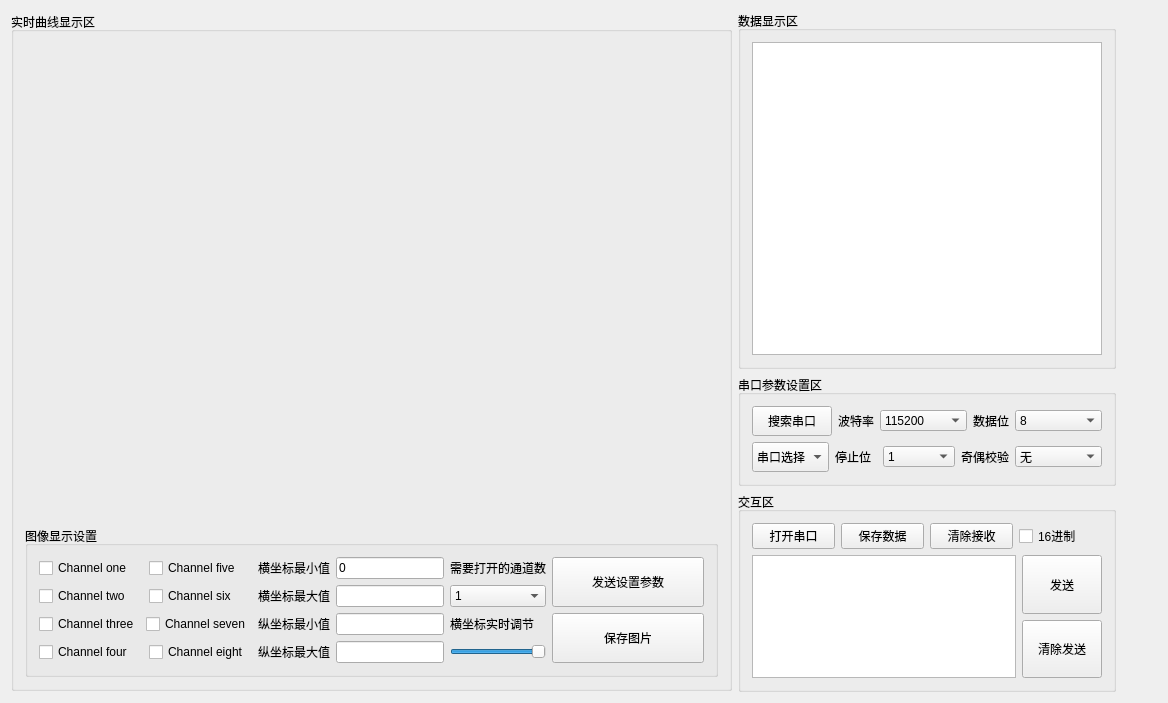
<?xml version="1.0" encoding="UTF-8"?>
<ui version="4.0">
 <class>MyWidget</class>
 <widget class="QWidget" name="MyWidget">
  <property name="geometry">
   <rect>
    <x>0</x>
    <y>0</y>
    <width>1168</width>
    <height>703</height>
   </rect>
  </property>
  <property name="sizePolicy">
   <sizepolicy hsizetype="Expanding" vsizetype="Expanding">
    <horstretch>0</horstretch>
    <verstretch>0</verstretch>
   </sizepolicy>
  </property>
  <property name="minimumSize">
   <size>
    <width>0</width>
    <height>0</height>
   </size>
  </property>
  <property name="maximumSize">
   <size>
    <width>1168</width>
    <height>703</height>
   </size>
  </property>
  <property name="windowTitle">
   <string>L助手</string>
  </property>
  <property name="windowIcon">
   <iconset resource="resource.qrc">
    <normaloff>:/new/prefix1/myserialport.ico</normaloff>:/new/prefix1/myserialport.ico</iconset>
  </property>
  <layout class="QFormLayout" name="formLayout">
   <item row="0" column="0">
    <layout class="QHBoxLayout" name="horizontalLayout_5">
     <item>
      <widget class="QGroupBox" name="groupBox">
       <property name="sizePolicy">
        <sizepolicy hsizetype="Expanding" vsizetype="Expanding">
         <horstretch>0</horstretch>
         <verstretch>0</verstretch>
        </sizepolicy>
       </property>
       <property name="minimumSize">
        <size>
         <width>721</width>
         <height>679</height>
        </size>
       </property>
       <property name="maximumSize">
        <size>
         <width>721</width>
         <height>679</height>
        </size>
       </property>
       <property name="title">
        <string>实时曲线显示区</string>
       </property>
       <layout class="QVBoxLayout" name="verticalLayout_9">
        <item>
         <layout class="QVBoxLayout" name="verticalLayout_4">
          <item>
           <widget class="QCustomPlot" name="plotwidget" native="true">
            <property name="sizePolicy">
             <sizepolicy hsizetype="Expanding" vsizetype="Expanding">
              <horstretch>0</horstretch>
              <verstretch>0</verstretch>
             </sizepolicy>
            </property>
            <property name="minimumSize">
             <size>
              <width>600</width>
              <height>480</height>
             </size>
            </property>
            <property name="maximumSize">
             <size>
              <width>861</width>
              <height>711</height>
             </size>
            </property>
           </widget>
          </item>
          <item>
           <widget class="QGroupBox" name="groupBox_5">
            <property name="sizePolicy">
             <sizepolicy hsizetype="Expanding" vsizetype="Expanding">
              <horstretch>0</horstretch>
              <verstretch>0</verstretch>
             </sizepolicy>
            </property>
            <property name="title">
             <string>图像显示设置</string>
            </property>
            <layout class="QVBoxLayout" name="verticalLayout_16">
             <item>
              <layout class="QHBoxLayout" name="horizontalLayout_16">
               <item>
                <layout class="QHBoxLayout" name="horizontalLayout_15">
                 <item>
                  <layout class="QHBoxLayout" name="horizontalLayout_14">
                   <item>
                    <layout class="QVBoxLayout" name="verticalLayout_10">
                     <item>
                      <layout class="QHBoxLayout" name="horizontalLayout_6">
                       <item>
                        <widget class="QCheckBox" name="ChannelonecheckBox">
                         <property name="sizePolicy">
                          <sizepolicy hsizetype="Expanding" vsizetype="Expanding">
                           <horstretch>0</horstretch>
                           <verstretch>0</verstretch>
                          </sizepolicy>
                         </property>
                         <property name="text">
                          <string>Channel one</string>
                         </property>
                        </widget>
                       </item>
                       <item>
                        <widget class="QCheckBox" name="ChannelfivecheckBox">
                         <property name="sizePolicy">
                          <sizepolicy hsizetype="Expanding" vsizetype="Expanding">
                           <horstretch>0</horstretch>
                           <verstretch>0</verstretch>
                          </sizepolicy>
                         </property>
                         <property name="text">
                          <string>Channel five</string>
                         </property>
                        </widget>
                       </item>
                      </layout>
                     </item>
                     <item>
                      <layout class="QHBoxLayout" name="horizontalLayout_7">
                       <item>
                        <widget class="QCheckBox" name="ChanneltwocheckBox">
                         <property name="sizePolicy">
                          <sizepolicy hsizetype="Expanding" vsizetype="Expanding">
                           <horstretch>0</horstretch>
                           <verstretch>0</verstretch>
                          </sizepolicy>
                         </property>
                         <property name="text">
                          <string>Channel two</string>
                         </property>
                        </widget>
                       </item>
                       <item>
                        <widget class="QCheckBox" name="ChannelsixcheckBox">
                         <property name="sizePolicy">
                          <sizepolicy hsizetype="Expanding" vsizetype="Expanding">
                           <horstretch>0</horstretch>
                           <verstretch>0</verstretch>
                          </sizepolicy>
                         </property>
                         <property name="text">
                          <string>Channel six</string>
                         </property>
                        </widget>
                       </item>
                      </layout>
                     </item>
                     <item>
                      <layout class="QHBoxLayout" name="horizontalLayout_8">
                       <item>
                        <widget class="QCheckBox" name="ChannelthreecheckBox">
                         <property name="sizePolicy">
                          <sizepolicy hsizetype="Expanding" vsizetype="Expanding">
                           <horstretch>0</horstretch>
                           <verstretch>0</verstretch>
                          </sizepolicy>
                         </property>
                         <property name="text">
                          <string>Channel three</string>
                         </property>
                        </widget>
                       </item>
                       <item>
                        <widget class="QCheckBox" name="ChannelsevencheckBox">
                         <property name="sizePolicy">
                          <sizepolicy hsizetype="Expanding" vsizetype="Expanding">
                           <horstretch>0</horstretch>
                           <verstretch>0</verstretch>
                          </sizepolicy>
                         </property>
                         <property name="text">
                          <string>Channel seven</string>
                         </property>
                        </widget>
                       </item>
                      </layout>
                     </item>
                     <item>
                      <layout class="QHBoxLayout" name="horizontalLayout_9">
                       <item>
                        <widget class="QCheckBox" name="ChannelfourcheckBox">
                         <property name="sizePolicy">
                          <sizepolicy hsizetype="Expanding" vsizetype="Expanding">
                           <horstretch>0</horstretch>
                           <verstretch>0</verstretch>
                          </sizepolicy>
                         </property>
                         <property name="text">
                          <string>Channel four</string>
                         </property>
                        </widget>
                       </item>
                       <item>
                        <widget class="QCheckBox" name="ChanneleightcheckBox">
                         <property name="sizePolicy">
                          <sizepolicy hsizetype="Expanding" vsizetype="Expanding">
                           <horstretch>0</horstretch>
                           <verstretch>0</verstretch>
                          </sizepolicy>
                         </property>
                         <property name="text">
                          <string>Channel eight</string>
                         </property>
                        </widget>
                       </item>
                      </layout>
                     </item>
                    </layout>
                   </item>
                   <item>
                    <layout class="QVBoxLayout" name="verticalLayout_12">
                     <item>
                      <layout class="QHBoxLayout" name="horizontalLayout_10">
                       <item>
                        <widget class="QLabel" name="label_6">
                         <property name="sizePolicy">
                          <sizepolicy hsizetype="Expanding" vsizetype="Expanding">
                           <horstretch>0</horstretch>
                           <verstretch>0</verstretch>
                          </sizepolicy>
                         </property>
                         <property name="text">
                          <string>横坐标最小值</string>
                         </property>
                        </widget>
                       </item>
                       <item>
                        <widget class="QLineEdit" name="lineEdit">
                         <property name="sizePolicy">
                          <sizepolicy hsizetype="Expanding" vsizetype="Expanding">
                           <horstretch>0</horstretch>
                           <verstretch>0</verstretch>
                          </sizepolicy>
                         </property>
                         <property name="text">
                          <string>0</string>
                         </property>
                         <property name="readOnly">
                          <bool>true</bool>
                         </property>
                        </widget>
                       </item>
                      </layout>
                     </item>
                     <item>
                      <layout class="QHBoxLayout" name="horizontalLayout_11">
                       <item>
                        <widget class="QLabel" name="label_7">
                         <property name="sizePolicy">
                          <sizepolicy hsizetype="Expanding" vsizetype="Expanding">
                           <horstretch>0</horstretch>
                           <verstretch>0</verstretch>
                          </sizepolicy>
                         </property>
                         <property name="text">
                          <string>横坐标最大值</string>
                         </property>
                        </widget>
                       </item>
                       <item>
                        <widget class="QLineEdit" name="xAxismaxlineEdit">
                         <property name="sizePolicy">
                          <sizepolicy hsizetype="Expanding" vsizetype="Expanding">
                           <horstretch>0</horstretch>
                           <verstretch>0</verstretch>
                          </sizepolicy>
                         </property>
                        </widget>
                       </item>
                      </layout>
                     </item>
                     <item>
                      <layout class="QHBoxLayout" name="horizontalLayout_12">
                       <item>
                        <widget class="QLabel" name="label_8">
                         <property name="sizePolicy">
                          <sizepolicy hsizetype="Expanding" vsizetype="Expanding">
                           <horstretch>0</horstretch>
                           <verstretch>0</verstretch>
                          </sizepolicy>
                         </property>
                         <property name="text">
                          <string>纵坐标最小值</string>
                         </property>
                        </widget>
                       </item>
                       <item>
                        <widget class="QLineEdit" name="yAxisminlineEdit">
                         <property name="sizePolicy">
                          <sizepolicy hsizetype="Expanding" vsizetype="Expanding">
                           <horstretch>0</horstretch>
                           <verstretch>0</verstretch>
                          </sizepolicy>
                         </property>
                        </widget>
                       </item>
                      </layout>
                     </item>
                     <item>
                      <layout class="QHBoxLayout" name="horizontalLayout_13">
                       <item>
                        <widget class="QLabel" name="label_9">
                         <property name="sizePolicy">
                          <sizepolicy hsizetype="Expanding" vsizetype="Expanding">
                           <horstretch>0</horstretch>
                           <verstretch>0</verstretch>
                          </sizepolicy>
                         </property>
                         <property name="text">
                          <string>纵坐标最大值</string>
                         </property>
                        </widget>
                       </item>
                       <item>
                        <widget class="QLineEdit" name="yAxismaxlineEdit">
                         <property name="sizePolicy">
                          <sizepolicy hsizetype="Expanding" vsizetype="Expanding">
                           <horstretch>0</horstretch>
                           <verstretch>0</verstretch>
                          </sizepolicy>
                         </property>
                        </widget>
                       </item>
                      </layout>
                     </item>
                    </layout>
                   </item>
                  </layout>
                 </item>
                 <item>
                  <layout class="QVBoxLayout" name="verticalLayout_14">
                   <item>
                    <layout class="QVBoxLayout" name="verticalLayout_11">
                     <item>
                      <widget class="QLabel" name="label_5">
                       <property name="sizePolicy">
                        <sizepolicy hsizetype="Expanding" vsizetype="Expanding">
                         <horstretch>0</horstretch>
                         <verstretch>0</verstretch>
                        </sizepolicy>
                       </property>
                       <property name="text">
                        <string>需要打开的通道数</string>
                       </property>
                      </widget>
                     </item>
                     <item>
                      <widget class="QComboBox" name="ChannelnumcomboBox">
                       <property name="sizePolicy">
                        <sizepolicy hsizetype="Expanding" vsizetype="Expanding">
                         <horstretch>0</horstretch>
                         <verstretch>0</verstretch>
                        </sizepolicy>
                       </property>
                       <item>
                        <property name="text">
                         <string>1</string>
                        </property>
                       </item>
                       <item>
                        <property name="text">
                         <string>2</string>
                        </property>
                       </item>
                       <item>
                        <property name="text">
                         <string>3</string>
                        </property>
                       </item>
                       <item>
                        <property name="text">
                         <string>4</string>
                        </property>
                       </item>
                       <item>
                        <property name="text">
                         <string>5</string>
                        </property>
                       </item>
                       <item>
                        <property name="text">
                         <string>6</string>
                        </property>
                       </item>
                       <item>
                        <property name="text">
                         <string>7</string>
                        </property>
                       </item>
                       <item>
                        <property name="text">
                         <string>8</string>
                        </property>
                       </item>
                      </widget>
                     </item>
                    </layout>
                   </item>
                   <item>
                    <layout class="QVBoxLayout" name="verticalLayout_13">
                     <item>
                      <widget class="QLabel" name="label_10">
                       <property name="sizePolicy">
                        <sizepolicy hsizetype="Expanding" vsizetype="Expanding">
                         <horstretch>0</horstretch>
                         <verstretch>0</verstretch>
                        </sizepolicy>
                       </property>
                       <property name="text">
                        <string>横坐标实时调节</string>
                       </property>
                      </widget>
                     </item>
                     <item>
                      <widget class="QSlider" name="xAxisrangehorizontalSlider">
                       <property name="sizePolicy">
                        <sizepolicy hsizetype="Expanding" vsizetype="Expanding">
                         <horstretch>0</horstretch>
                         <verstretch>0</verstretch>
                        </sizepolicy>
                       </property>
                       <property name="maximum">
                        <number>100</number>
                       </property>
                       <property name="value">
                        <number>100</number>
                       </property>
                       <property name="orientation">
                        <enum>Qt::Horizontal</enum>
                       </property>
                      </widget>
                     </item>
                    </layout>
                   </item>
                  </layout>
                 </item>
                </layout>
               </item>
               <item>
                <layout class="QVBoxLayout" name="verticalLayout_15">
                 <item>
                  <widget class="QPushButton" name="sendcurvedatapushButton">
                   <property name="sizePolicy">
                    <sizepolicy hsizetype="Expanding" vsizetype="Expanding">
                     <horstretch>0</horstretch>
                     <verstretch>0</verstretch>
                    </sizepolicy>
                   </property>
                   <property name="text">
                    <string>发送设置参数</string>
                   </property>
                  </widget>
                 </item>
                 <item>
                  <widget class="QPushButton" name="savepicturepushButton">
                   <property name="sizePolicy">
                    <sizepolicy hsizetype="Expanding" vsizetype="Expanding">
                     <horstretch>0</horstretch>
                     <verstretch>0</verstretch>
                    </sizepolicy>
                   </property>
                   <property name="text">
                    <string>保存图片</string>
                   </property>
                  </widget>
                 </item>
                </layout>
               </item>
              </layout>
             </item>
            </layout>
           </widget>
          </item>
         </layout>
        </item>
       </layout>
      </widget>
     </item>
     <item>
      <layout class="QVBoxLayout" name="verticalLayout_8">
       <item>
        <widget class="QGroupBox" name="groupBox_2">
         <property name="sizePolicy">
          <sizepolicy hsizetype="Expanding" vsizetype="Expanding">
           <horstretch>0</horstretch>
           <verstretch>0</verstretch>
          </sizepolicy>
         </property>
         <property name="title">
          <string>数据显示区</string>
         </property>
         <layout class="QVBoxLayout" name="verticalLayout_5">
          <item>
           <widget class="QPlainTextEdit" name="NumDisplayplainTextEdit">
            <property name="minimumSize">
             <size>
              <width>300</width>
              <height>100</height>
             </size>
            </property>
            <property name="maximumSize">
             <size>
              <width>617</width>
              <height>422</height>
             </size>
            </property>
            <property name="tabChangesFocus">
             <bool>false</bool>
            </property>
            <property name="readOnly">
             <bool>true</bool>
            </property>
            <property name="backgroundVisible">
             <bool>false</bool>
            </property>
            <property name="centerOnScroll">
             <bool>false</bool>
            </property>
           </widget>
          </item>
         </layout>
        </widget>
       </item>
       <item>
        <widget class="QGroupBox" name="groupBox_3">
         <property name="sizePolicy">
          <sizepolicy hsizetype="Expanding" vsizetype="Expanding">
           <horstretch>0</horstretch>
           <verstretch>0</verstretch>
          </sizepolicy>
         </property>
         <property name="minimumSize">
          <size>
           <width>300</width>
           <height>111</height>
          </size>
         </property>
         <property name="maximumSize">
          <size>
           <width>641</width>
           <height>111</height>
          </size>
         </property>
         <property name="title">
          <string>串口参数设置区</string>
         </property>
         <layout class="QVBoxLayout" name="verticalLayout_6">
          <item>
           <layout class="QVBoxLayout" name="verticalLayout">
            <item>
             <layout class="QHBoxLayout" name="horizontalLayout">
              <item>
               <widget class="QPushButton" name="SearchPortpushButton">
                <property name="sizePolicy">
                 <sizepolicy hsizetype="Expanding" vsizetype="Expanding">
                  <horstretch>0</horstretch>
                  <verstretch>0</verstretch>
                 </sizepolicy>
                </property>
                <property name="text">
                 <string>搜索串口</string>
                </property>
               </widget>
              </item>
              <item>
               <widget class="QLabel" name="label">
                <property name="sizePolicy">
                 <sizepolicy hsizetype="Expanding" vsizetype="Expanding">
                  <horstretch>0</horstretch>
                  <verstretch>0</verstretch>
                 </sizepolicy>
                </property>
                <property name="text">
                 <string>波特率</string>
                </property>
               </widget>
              </item>
              <item>
               <widget class="QComboBox" name="BaudRatecomboBox">
                <property name="sizePolicy">
                 <sizepolicy hsizetype="Expanding" vsizetype="Expanding">
                  <horstretch>0</horstretch>
                  <verstretch>0</verstretch>
                 </sizepolicy>
                </property>
                <property name="minimumSize">
                 <size>
                  <width>87</width>
                  <height>21</height>
                 </size>
                </property>
                <property name="maximumSize">
                 <size>
                  <width>87</width>
                  <height>21</height>
                 </size>
                </property>
                <item>
                 <property name="text">
                  <string>115200</string>
                 </property>
                </item>
                <item>
                 <property name="text">
                  <string>57600</string>
                 </property>
                </item>
                <item>
                 <property name="text">
                  <string>38400</string>
                 </property>
                </item>
                <item>
                 <property name="text">
                  <string>19200</string>
                 </property>
                </item>
                <item>
                 <property name="text">
                  <string>9600</string>
                 </property>
                </item>
                <item>
                 <property name="text">
                  <string>4800</string>
                 </property>
                </item>
                <item>
                 <property name="text">
                  <string>2400</string>
                 </property>
                </item>
                <item>
                 <property name="text">
                  <string>1200</string>
                 </property>
                </item>
               </widget>
              </item>
              <item>
               <widget class="QLabel" name="label_3">
                <property name="sizePolicy">
                 <sizepolicy hsizetype="Expanding" vsizetype="Expanding">
                  <horstretch>0</horstretch>
                  <verstretch>0</verstretch>
                 </sizepolicy>
                </property>
                <property name="text">
                 <string>数据位</string>
                </property>
               </widget>
              </item>
              <item>
               <widget class="QComboBox" name="DataBitscomboBox">
                <property name="sizePolicy">
                 <sizepolicy hsizetype="Expanding" vsizetype="Expanding">
                  <horstretch>0</horstretch>
                  <verstretch>0</verstretch>
                 </sizepolicy>
                </property>
                <property name="minimumSize">
                 <size>
                  <width>87</width>
                  <height>21</height>
                 </size>
                </property>
                <property name="maximumSize">
                 <size>
                  <width>87</width>
                  <height>21</height>
                 </size>
                </property>
                <item>
                 <property name="text">
                  <string>8</string>
                 </property>
                </item>
                <item>
                 <property name="text">
                  <string>7</string>
                 </property>
                </item>
                <item>
                 <property name="text">
                  <string>6</string>
                 </property>
                </item>
                <item>
                 <property name="text">
                  <string>5</string>
                 </property>
                </item>
               </widget>
              </item>
             </layout>
            </item>
            <item>
             <layout class="QHBoxLayout" name="horizontalLayout_2">
              <item>
               <widget class="QComboBox" name="SelectPortcomboBox">
                <property name="sizePolicy">
                 <sizepolicy hsizetype="Expanding" vsizetype="Expanding">
                  <horstretch>0</horstretch>
                  <verstretch>0</verstretch>
                 </sizepolicy>
                </property>
                <item>
                 <property name="text">
                  <string>串口选择</string>
                 </property>
                </item>
               </widget>
              </item>
              <item>
               <widget class="QLabel" name="label_2">
                <property name="sizePolicy">
                 <sizepolicy hsizetype="Expanding" vsizetype="Expanding">
                  <horstretch>0</horstretch>
                  <verstretch>0</verstretch>
                 </sizepolicy>
                </property>
                <property name="text">
                 <string>停止位</string>
                </property>
               </widget>
              </item>
              <item>
               <widget class="QComboBox" name="StopBitscomboBox">
                <property name="sizePolicy">
                 <sizepolicy hsizetype="Expanding" vsizetype="Expanding">
                  <horstretch>0</horstretch>
                  <verstretch>0</verstretch>
                 </sizepolicy>
                </property>
                <property name="minimumSize">
                 <size>
                  <width>72</width>
                  <height>21</height>
                 </size>
                </property>
                <property name="maximumSize">
                 <size>
                  <width>87</width>
                  <height>21</height>
                 </size>
                </property>
                <item>
                 <property name="text">
                  <string>1</string>
                 </property>
                </item>
                <item>
                 <property name="text">
                  <string>1.5</string>
                 </property>
                </item>
                <item>
                 <property name="text">
                  <string>2</string>
                 </property>
                </item>
               </widget>
              </item>
              <item>
               <widget class="QLabel" name="label_4">
                <property name="sizePolicy">
                 <sizepolicy hsizetype="Expanding" vsizetype="Expanding">
                  <horstretch>0</horstretch>
                  <verstretch>0</verstretch>
                 </sizepolicy>
                </property>
                <property name="text">
                 <string>奇偶校验</string>
                </property>
               </widget>
              </item>
              <item>
               <widget class="QComboBox" name="ParitycomboBox">
                <property name="sizePolicy">
                 <sizepolicy hsizetype="Expanding" vsizetype="Expanding">
                  <horstretch>0</horstretch>
                  <verstretch>0</verstretch>
                 </sizepolicy>
                </property>
                <property name="minimumSize">
                 <size>
                  <width>87</width>
                  <height>21</height>
                 </size>
                </property>
                <property name="maximumSize">
                 <size>
                  <width>87</width>
                  <height>21</height>
                 </size>
                </property>
                <item>
                 <property name="text">
                  <string>无</string>
                 </property>
                </item>
                <item>
                 <property name="text">
                  <string>奇校验</string>
                 </property>
                </item>
                <item>
                 <property name="text">
                  <string>偶校验</string>
                 </property>
                </item>
               </widget>
              </item>
             </layout>
            </item>
           </layout>
          </item>
         </layout>
        </widget>
       </item>
       <item>
        <widget class="QGroupBox" name="groupBox_4">
         <property name="sizePolicy">
          <sizepolicy hsizetype="Expanding" vsizetype="Expanding">
           <horstretch>0</horstretch>
           <verstretch>0</verstretch>
          </sizepolicy>
         </property>
         <property name="maximumSize">
          <size>
           <width>420</width>
           <height>200</height>
          </size>
         </property>
         <property name="title">
          <string>交互区</string>
         </property>
         <layout class="QVBoxLayout" name="verticalLayout_7">
          <item>
           <layout class="QVBoxLayout" name="verticalLayout_3">
            <item>
             <layout class="QHBoxLayout" name="horizontalLayout_4">
              <item>
               <widget class="QPushButton" name="OpenPortpushButton">
                <property name="sizePolicy">
                 <sizepolicy hsizetype="Expanding" vsizetype="Expanding">
                  <horstretch>0</horstretch>
                  <verstretch>0</verstretch>
                 </sizepolicy>
                </property>
                <property name="text">
                 <string>打开串口</string>
                </property>
               </widget>
              </item>
              <item>
               <widget class="QPushButton" name="SaveDatapushButton">
                <property name="sizePolicy">
                 <sizepolicy hsizetype="Expanding" vsizetype="Expanding">
                  <horstretch>0</horstretch>
                  <verstretch>0</verstretch>
                 </sizepolicy>
                </property>
                <property name="text">
                 <string>保存数据</string>
                </property>
               </widget>
              </item>
              <item>
               <widget class="QPushButton" name="ClearpushButton">
                <property name="sizePolicy">
                 <sizepolicy hsizetype="Expanding" vsizetype="Expanding">
                  <horstretch>0</horstretch>
                  <verstretch>0</verstretch>
                 </sizepolicy>
                </property>
                <property name="text">
                 <string>清除接收</string>
                </property>
               </widget>
              </item>
              <item>
               <widget class="QCheckBox" name="HexDisplaycheckBox">
                <property name="sizePolicy">
                 <sizepolicy hsizetype="Expanding" vsizetype="Expanding">
                  <horstretch>0</horstretch>
                  <verstretch>0</verstretch>
                 </sizepolicy>
                </property>
                <property name="text">
                 <string>16进制</string>
                </property>
               </widget>
              </item>
             </layout>
            </item>
            <item>
             <layout class="QHBoxLayout" name="horizontalLayout_3">
              <item>
               <widget class="QTextEdit" name="SendMessagetextEdit"/>
              </item>
              <item>
               <layout class="QVBoxLayout" name="verticalLayout_2">
                <item>
                 <widget class="QPushButton" name="SendMessagepushButton">
                  <property name="sizePolicy">
                   <sizepolicy hsizetype="Minimum" vsizetype="Expanding">
                    <horstretch>0</horstretch>
                    <verstretch>0</verstretch>
                   </sizepolicy>
                  </property>
                  <property name="maximumSize">
                   <size>
                    <width>130</width>
                    <height>16777215</height>
                   </size>
                  </property>
                  <property name="text">
                   <string>发送</string>
                  </property>
                 </widget>
                </item>
                <item>
                 <widget class="QPushButton" name="ClearSendpushButton">
                  <property name="sizePolicy">
                   <sizepolicy hsizetype="Minimum" vsizetype="Expanding">
                    <horstretch>0</horstretch>
                    <verstretch>0</verstretch>
                   </sizepolicy>
                  </property>
                  <property name="text">
                   <string>清除发送</string>
                  </property>
                 </widget>
                </item>
               </layout>
              </item>
             </layout>
            </item>
           </layout>
          </item>
         </layout>
        </widget>
       </item>
      </layout>
     </item>
    </layout>
   </item>
  </layout>
 </widget>
 <layoutdefault spacing="6" margin="11"/>
 <customwidgets>
  <customwidget>
   <class>QCustomPlot</class>
   <extends>QWidget</extends>
   <header>qcustomplot.h</header>
   <container>1</container>
  </customwidget>
 </customwidgets>
 <resources>
  <include location="resource.qrc"/>
 </resources>
 <connections/>
</ui>
